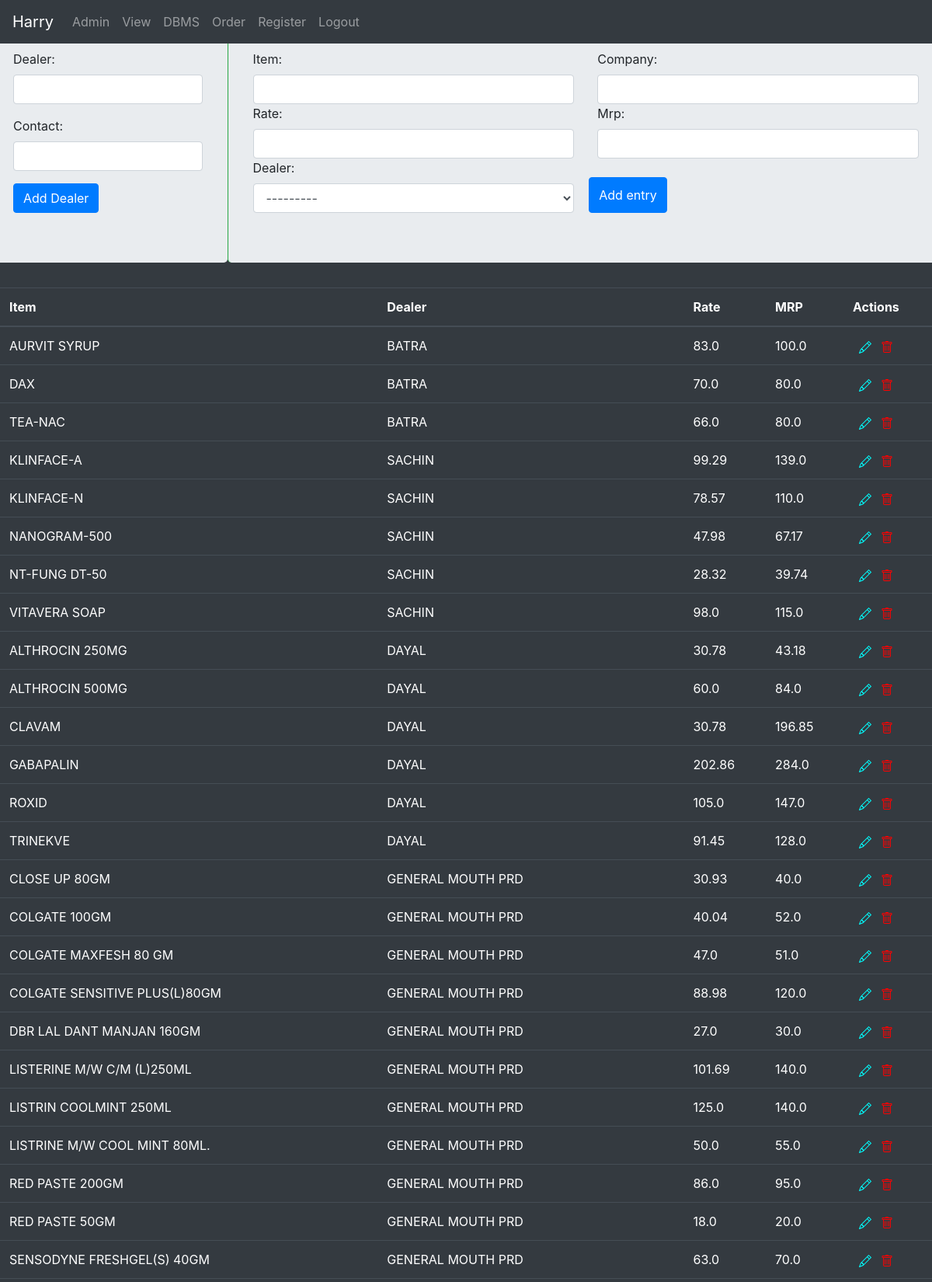
/harry/dbms/ (signed in, upper part), run on the app's committed database.
### basicapp/models.py (models this page shows, shortened)
class UserDealers(models.Model):
    owner = models.ForeignKey(User, on_delete=models.CASCADE)
    dealer=models.CharField(max_length=200)
    contact = models.TextField(max_length=100, blank=True)
    def __str__(self):
        return self.dealer

class UserStock(models.Model):
    owner = models.ForeignKey(User, on_delete=models.CASCADE, default=None)
    dealer = models.ForeignKey(UserDealers, on_delete=models.CASCADE)
    item=models.CharField(max_length=200)
    company = models.CharField(max_length=200, blank=True, default=None)
    rate=models.FloatField(blank=True, default=None)
    mrp = models.FloatField(blank=True, default=None)

### basicapp/views.py (the view, shortened to what this page needs)
# urls.py: path('dbms/', views.dbms.as_view(), name='dbms'),
class dbms(View):
    def get(self,request,*args,**kwargs):
        if request.user.is_authenticated:
            entry_form = EntryForm(request.user, request.POST)
            dealer_form = DealerForm()
            itemlist=UserStock.objects.filter(owner__username=request.user.username).order_by('dealer','item')
            return render(request, 'basicapp/dbms.html', {'entry_form': entry_form, 'dealer_form': dealer_form,'records':itemlist})
        else:
            return render(request, 'basicapp/login.html')

### basicapp/forms.py
class EntryForm(forms.ModelForm):
    def __init__(self,user,*args, **kwargs):
        super().__init__(*args, **kwargs)
        self.fields['dealer'].queryset = UserDealers.objects.filter(owner=user)
    class Meta():
        model=UserStock
        fields = ('item', 'company', 'rate', 'mrp', 'dealer')
        widgets={
            'item': forms.TextInput(attrs={'class': 'form-control'}),
            'dealer': forms.Select(attrs={'class': 'form-control'}),
            'company': forms.TextInput(attrs={'class': 'form-control'}),
            'rate': forms.NumberInput(attrs={'class': 'form-control'}),
            'mrp': forms.NumberInput(attrs={'class': 'form-control'}),
        }

class DealerForm(forms.ModelForm):
    dealer = forms.CharField(max_length=200,widget=forms.TextInput(attrs={'class': 'form-control'}))
    contact = forms.CharField(widget=forms.TextInput(attrs={'class': 'form-control'}))
    class Meta():
        model=UserDealers
        fields=('dealer','contact')

### templates/basicapp/dbms.html (shortened to what this page needs)
{% extends 'basicapp/base.html' %}
{% block bodyblock %}
<div class="row">
<div class="col-lg-3 jumbotron">
    <form method="post" enctype="multipart/form-data">
        {{dealer_form.as_p}}
        <input type="submit" class="btn btn-primary" name="add_d" value="Add Dealer">
    </form>
</div>
<div class="jumbotron col-lg-9 border-success border-left">
    <form method="post" enctype="multipart/form-data">
        <div class="row">
        {% for field in entry_form %}
        <div class="col-lg-6">
            {{ field.label_tag }}{{ field }}
        </div>
        {% endfor %}
        <input type="submit" class="btn btn-primary mt-4 ml-1" name="add_e" value="Add entry">
        </div>
    </form>
</div></div>
{% if records %}
<div class="table-responsive-lg">
    <table class="table table-dark">
        <thead class="thread-dark">
            <th>Item</th>
            <th>Dealer</th>
            <th>Rate</th>
            <th>MRP</th>
            <th>Actions</th>
        </thead>
        {% for row in records %}
        <tr>
            <td>{{row.item}}</td>
            <td>{{row.dealer}}</td>
            <td>{{row.rate}}</td>
            <td>{{row.mrp}}</td>
            <td><a href="/edit/{{ row.id }}" class="p-2">
                </a>  <a href="/delete/{{ row.id }}"></a></td>
        </tr>
        {% endfor %}
    </table>
</div>
{% else %}
<h1>No Records Found!</h1>
{% endif %}
{% endblock bodyblock %}

### data on the page
UserDealers: entry_form "---------"
UserStock: item "AURVIT SYRUP", dealer "BATRA", rate "83.0", mrp "100.0"
UserStock: item "DAX", dealer "BATRA", rate "70.0", mrp "80.0"
UserStock: item "TEA-NAC", dealer "BATRA", rate "66.0", mrp "80.0"
UserStock: item "KLINFACE-A", dealer "SACHIN", rate "99.29", mrp "139.0"
UserStock: item "KLINFACE-N", dealer "SACHIN", rate "78.57", mrp "110.0"
UserStock: item "NANOGRAM-500", dealer "SACHIN", rate "47.98", mrp "67.17"
UserStock: item "NT-FUNG DT-50", dealer "SACHIN", rate "28.32", mrp "39.74"
UserStock: item "VITAVERA SOAP", dealer "SACHIN", rate "98.0", mrp "115.0"
UserStock: item "ALTHROCIN 250MG", dealer "DAYAL", rate "30.78", mrp "43.18"
UserStock: item "ALTHROCIN 500MG", dealer "DAYAL", rate "60.0", mrp "84.0"
UserStock: item "CLAVAM", dealer "DAYAL", rate "30.78", mrp "196.85"
UserStock: item "GABAPALIN", dealer "DAYAL", rate "202.86", mrp "284.0"
UserStock: item "ROXID", dealer "DAYAL", rate "105.0", mrp "147.0"
UserStock: item "TRINEKVE", dealer "DAYAL", rate "91.45", mrp "128.0"
UserStock: item "CLOSE UP 80GM", dealer "GENERAL MOUTH PRD", rate "30.93", mrp "40.0"
UserStock: item "COLGATE 100GM", dealer "GENERAL MOUTH PRD", rate "40.04", mrp "52.0"
UserStock: item "COLGATE MAXFESH 80 GM", dealer "GENERAL MOUTH PRD", rate "47.0", mrp "51.0"
UserStock: item "COLGATE SENSITIVE PLUS(L)80GM", dealer "GENERAL MOUTH PRD", rate "88.98", mrp "120.0"
UserStock: item "DBR LAL DANT MANJAN 160GM", dealer "GENERAL MOUTH PRD", rate "27.0", mrp "30.0"
UserStock: item "LISTERINE M/W C/M (L)250ML", dealer "GENERAL MOUTH PRD", rate "101.69", mrp "140.0"
UserStock: item "LISTRIN COOLMINT 250ML", dealer "GENERAL MOUTH PRD", rate "125.0", mrp "140.0"
UserStock: item "LISTRINE M/W COOL MINT 80ML.", dealer "GENERAL MOUTH PRD", rate "50.0", mrp "55.0"
UserStock: item "RED PASTE 200GM", dealer "GENERAL MOUTH PRD", rate "86.0", mrp "95.0"
UserStock: item "RED PASTE 50GM", dealer "GENERAL MOUTH PRD", rate "18.0", mrp "20.0"
UserStock: item "SENSODYNE FRESHGEL(S) 40GM", dealer "GENERAL MOUTH PRD", rate "63.0", mrp "70.0"

### other printed values
{{ field.label_tag }} "Item:" "Company:" "Rate:" "Mrp:" "Dealer:"
